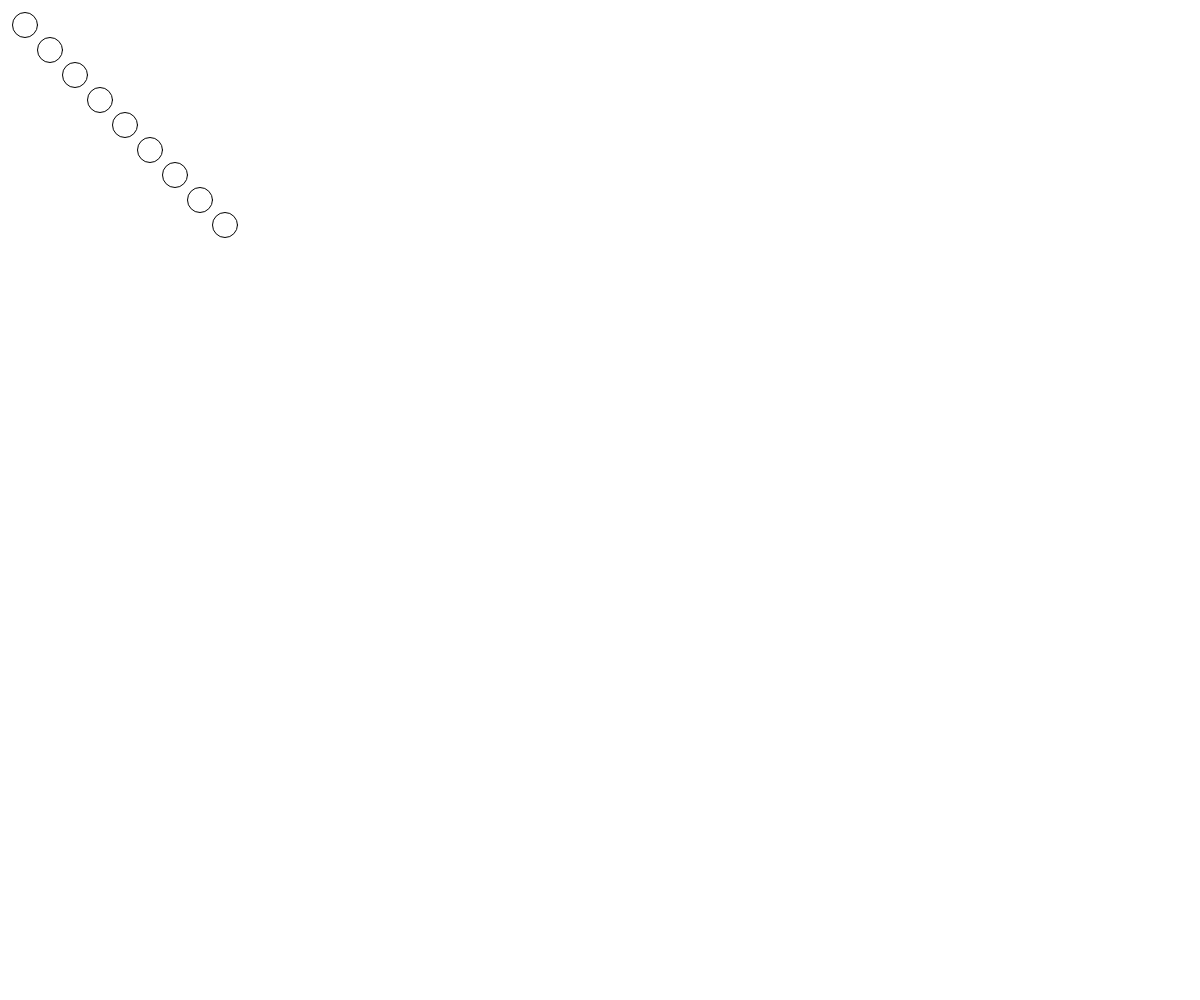
Frame 1 (no input)
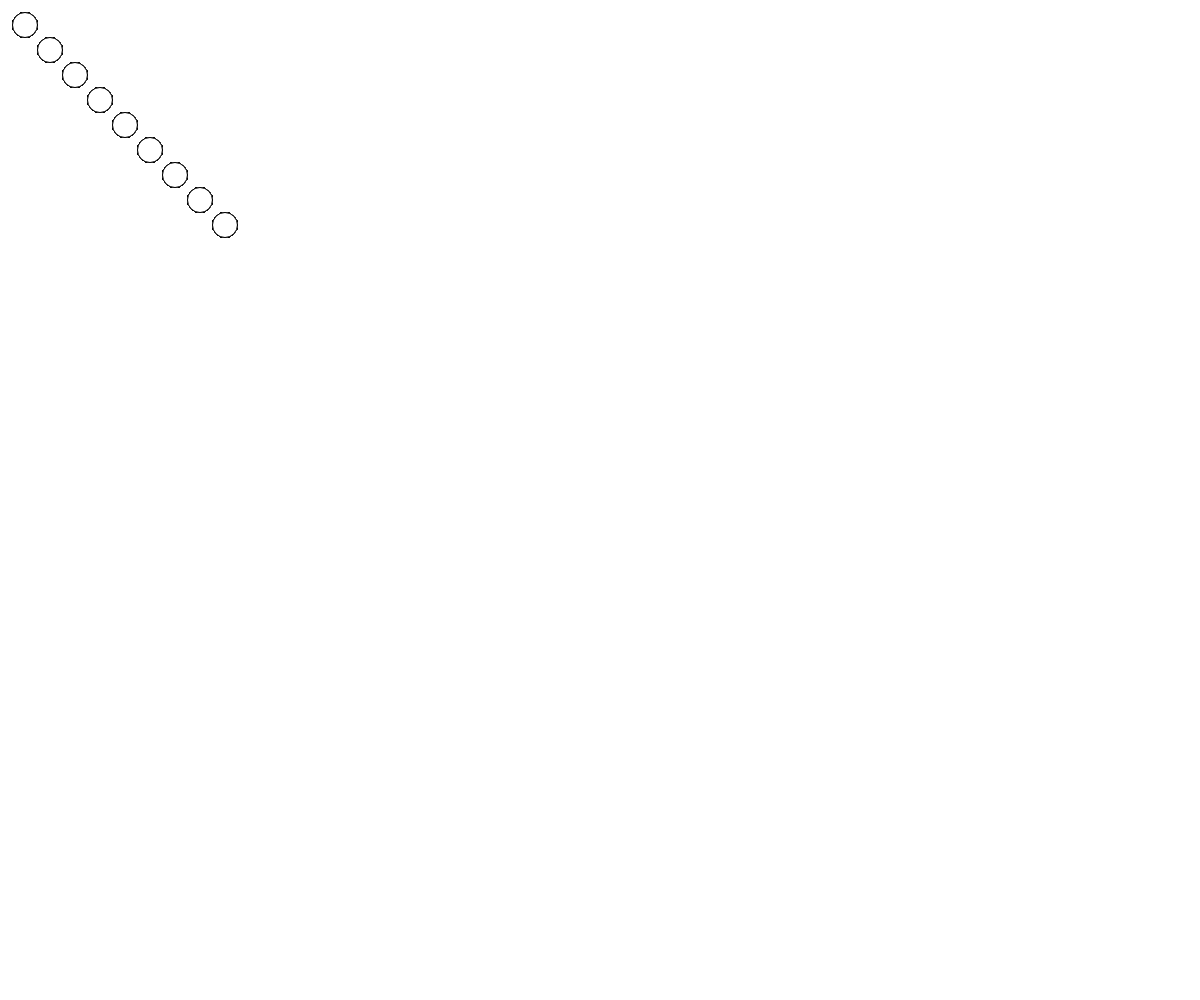
Frame 60 (no input)
Frame 120 (the mouse pressed at the canvas centre since frame 60): identical to frame 60, image omitted

The p5.js sketch that drew these frames (run headless with seeded random() and noise() and a simulated clock; from frame 60 on, the mouse is pressed at the canvas centre):

// p5.js sketch
// ── sketch.js
let cam; 
let circleArray = [0,]

function setup() {
  createCanvas(windowWidth, windowHeight); 

}

function draw() {

  for (let i = 1; i < 10; i++ ) {
     ellipse(25 * i, 25 * i, 25, 25);
  }

}
